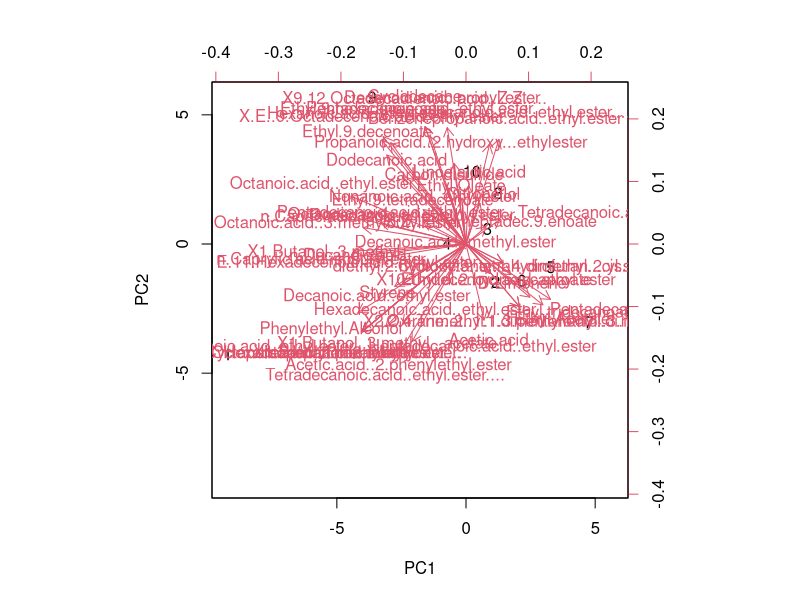
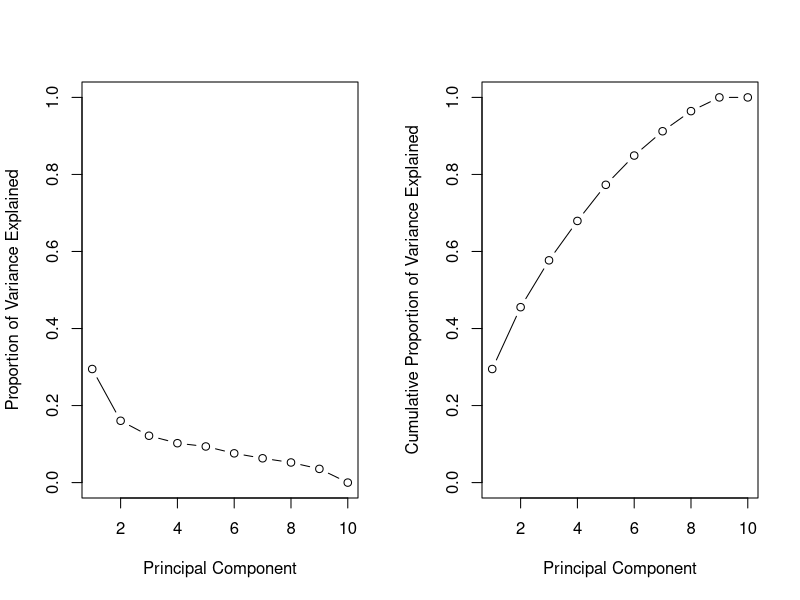
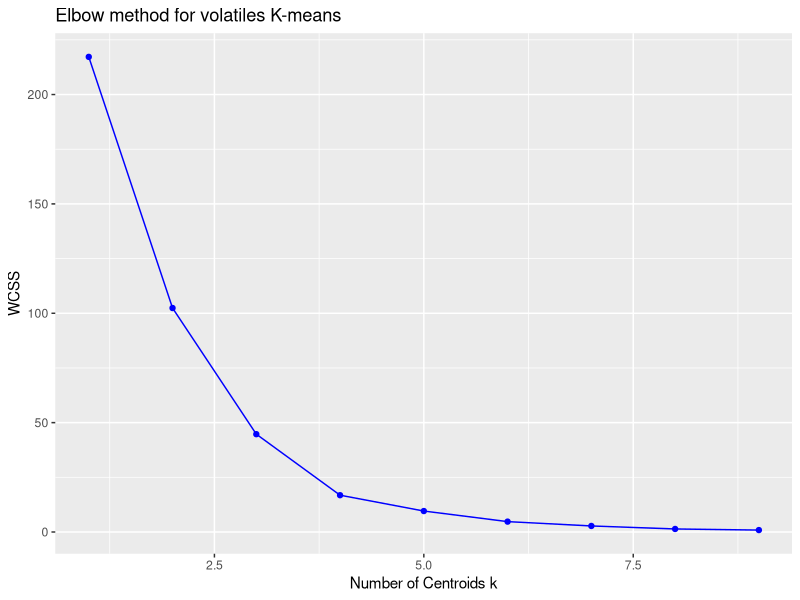
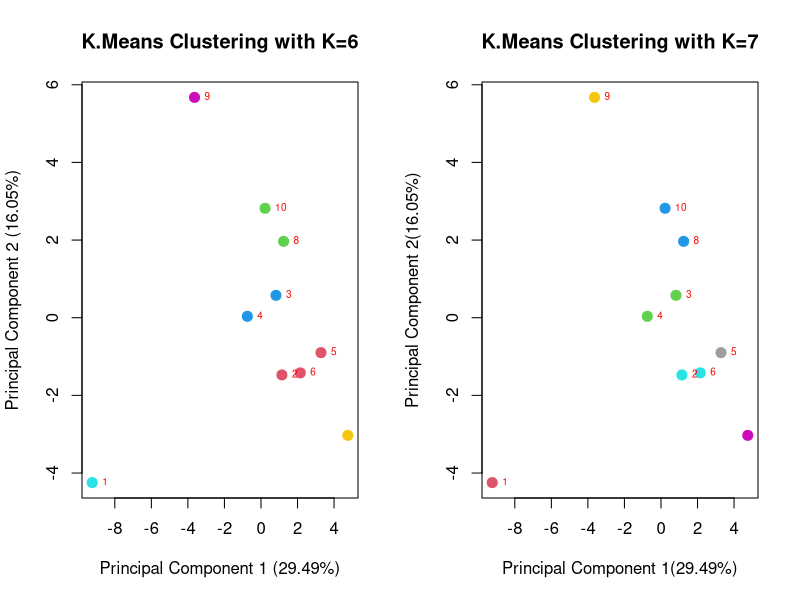

Here is the R script that generated these plots, in order:
#_______Volátiles con áreas post filtro de 100 millones para pulque joven_____________________#
setwd("C:/Users/VT/Documents/UAQ/Proyecto de investigación/Tesis/Construcción del proyecto/Construcción tesis/Resultados/Cromatografía/Segundo acercamiento de volátiles/Heatmap & PCA with 100 mill tsh")


vol100=read.csv("IX. Areas post filtrado con umbral de 100 mill.csv")
#vol100

estacion=row.names(vol100)
estacion
#Which latin number associates with which sampling region is specified on
#C:/Users/VT/Documents/UAQ/Proyecto de investigación/Tesis/Construcción del proyecto/Construcción tesis/Resultados/Cromatografía/Segundo acercamiento de volátiles/Heatmap & PCA with 100 mill tsh
#in "Relacion de muestreos con numeros latinos asignados en R.xlsx" In this case,
#1=4.1, 2=4.2, 3=1.1, 4=1.2, 5=2.1, 6=2.2, 7=3.1, 8=3.2, 9=5.1 and 10=5.2. Further details
#available at the cited article or GitHub information.

#We can easily visualize the name of each X sampling region.

names(vol100)
#to see the head of the data set columns. We are analyzing 53 features or variables.

apply(vol100, 2, mean)
#apply allows us to apply a certain function (mean in this case); 1 will be used
#if we are trying to compute the mean of the rows and 2 for computing the mean of the columns.
##WATCH OUT: the means are vastly different=WE NEED MEAN ZERO AND VARIANCE 1 TO 
#PROCEED WITH PCA

apply(vol100, 2, var)
#Let´s check out the variance of each feature/variable. 
#They vary greatly too.

#Now is important to clarify that the units are not different among the
#features/factors/variables studied in this case.

#However, first, we need to scale; if not, most of the principal components
#would be driven by the features with the greatest mean and variance.

#Let´s standardize by adjusting mean zero and standard deviation 1 with the following command:

pr.out=prcomp(vol100, scale=TRUE)
#Now the variables have mean zero by the prcomp comand and standard deviation (S.D.) 
#1 with scale=TRUE.

names(pr.out)
#center and scale refer to the means and S.D. of the variables used for scaling prior
#to PCA .

#The rotation matrix provides the PCA loadings, each column contains the corresponding 
#principal component loading vector.

#The X refers to the principal component score vectors.

pr.out$center

pr.out$scale

pr.out$rotation

#We got multiple PCs (10), which is expected as there will be min(n-1,p) principal components for
#observations (n) and features (p).

#In this case, it is partially possible to define which compounds mostly drive the first
#two PCs. We describe the compounds with the greatest influence on each component
#and in parenthesis its loading vector and its sign.

#PC1: propanol 2-methyl (-0.208), butanol 3-methyl(-0,22), octanoic acid ethyl ester (-0.23),
#ispentyl hexanoate (-0.21), n-caprylic acid siobutyl ester (-0.23), octanoic acid 3-methyl butyl ester (-0,20),
#phenylethyl alcohol (-0.22), octanoic acid (-0.20), hexadecanoic acid ethyl ester (-0.21), 
#octanoic acid 2-phenylethyl ester (-0.21), cyclopentadecanone 2-hydroxy (-0.21)

#PC2:  octadecandienoic acid (0.23), ehtyl 9-hexadecenoate (0.21), heptadecanoic acid
#ethyl ester (0.21), octadecenoic acid ethyl ester (0.20), pentadecanoic acid ethyl ester (0.21),
#tetradecanoic acid ethyl ester (-0.21), benzenepropanoic acid ethyl ester (0.20), acetic acid 2-phenyl ester (-0.19),
#cyclodecane (0.23), decanoic acid propyl ester (0.23), hexanoic acid ethyl ester (0.21).



#Let's check now if only two PCs suffice to explain at least 50% of the 
#original variability of the data. *Spoiler alert*: they don't, but they get pretty 
#close...

#Let´s plot the first two Principal Components (PC):

biplot(pr.out, scale=0)
#scale=0 ensures the arrows are scaled to represent the loadings.
#We can change the sign of the PCs without any relevant consequence, but let's not
#do it for now...

#pr.out$rotation=-pr.out$rotation
#pr.out$x=-pr.out$x
#biplot(pr.out, scale=0)

#The prcomp function also gives us the S.D. of each P.C., being those:

pr.out$sdev

#The variance explained by each P.C. is obtained by squaring:

pr.var=pr.out$sdev^2
pr.var

#Now, the proportion of variance explained by each P.C. is obtained after dividing
#the variance explained by each P.C. by the total variance explained by the X number of
#P.C.s:

pve=pr.var/sum(pr.var)
pve

#Then, the 1st P.C. explains 29.49% of the variance in the data, the 2nd the 16.05% and so forth.

#Finally, we can plot the PVE explained by each P.C., as well as the cumulative PVE:

par(mfrow=c(1,2))
plot(pve, xlab="Principal Component", ylab="Proportion of Variance Explained", ylim=c(0,1), type="b")
plot(cumsum(pve), xlab="Principal Component", ylab="Cumulative Proportion of Variance Explained", ylim=c(0,1), type="b")
#cumsum computes the cumulative sum of the elements of a numeric vector. E.g. a=c(1,2,8,-3)
#cumsum(a)=1 3 11 8


#Returning to our analysis, above we have our scree plot to figure out the optimal number of
#P.C.s we'll require.In this case, two may suffice (they both explain 45.54 % of the variance in data).

##########CLUSTERING BY K-MEANS ############

library(ggplot2)

clvol100mill=pr.out$x[,1:2]
#We select the first two score vectors of each of the two main Principal
#Components!! Then, we can proceed with k-means clustering!!!

clvol100mill

set.seed(19)
wcss <- vector()
for(i in 1:9){
  wcss[i] <- sum(kmeans(clvol100mill, i)$withinss)
}

wcss

ggplot() + geom_point(aes(x = 1:9, y = wcss), color = 'blue') + 
  geom_line(aes(x = 1:9, y = wcss), color = 'blue') + 
  ggtitle("Elbow method for volatiles K-means") + 
  xlab('Number of Centroids k') + 
  ylab('WCSS')

#We´d need to use 6 or 7 centroids...

#It means that only a certain amount of samples group together, meaning
#most of the sampled pulque's aroma is unique. Curious enough, the number of centroids
#doesn't match the number of them found analyzing physical and microbiological parameters!!
#(5 centroids with WCSS=3.51 were found over that analysis) :O..

set.seed(20)
km.out=kmeans(clvol100mill, 6, iter.max=1000, nstart=50)
#Here, we specify to work with only 6 clusters. It is suggested to use nstar=20 or 50, and 
##iter.max refers to the maximum iterations to apply to the algorithm and 
#nstart to the amount of centroid groups that are being employed internally or
#multiple initial cluster assignments (20 or 50).
#The last consideration will allow us to find a global optimum, rather than a local one,
#measured in the reduction of within cluster sumed squares, as the nstart value increases.

km.out$cluster
#Here we check the assignments of the n observations. We see how the data is sepa-
#rated into distinctive groups (as expected).

km.out
#We can see the sumary of the clustering run...

km.out$tot.withinss

#Now, we can plot our results...

plot(clvol100mill, col=(km.out$cluster +1), main="K.Means Clustering with K=6", xlab="Principal Component 1 (29.49%)", ylab="Principal Component 2 (16.05%)", pch=20, cex=2)

#Let´s try to incorporate labels to the clustering plot:

text(clvol100mill, row.names(vol100), cex=0.6, pos=4, col="red")


#Let´s try 7 clusters...

set.seed(21)
km.out=kmeans(clvol100mill, 7, iter.max=1000, nstart=50)
#Here, we specify to work with only 10 clusters. It is suggested to use nstar=20 or 50, and 
##iter.max refers tot the maximum iterations to apply to the algorithm and 
#nstart to the amount of centroid groups that are being employed internally or
#multiple initial cluster assignments (20 or 50).
#The last consideration will allow us to find a global optimum, rather than a local one,
#measured in the reduction of within cluster sumed squares as the nstart value increases.

km.out$cluster
#Here we check the assignments of the n observations. We see how the data is sepa-
#rated into distinctive groups (as expected).

km.out
#We can see the sumary of the clustering run...

km.out$tot.withinss

#Now, we can plot our results...

plot(clvol100mill, col=(km.out$cluster +1), main="K.Means Clustering with K=7", xlab="Principal Component 1(29.49%)", ylab="Principal Component 2(16.05%)", pch=20, cex=2)

text(clvol100mill, row.names(vol100), cex=0.6, pos=4, col="red")

#Based on the Elbow method, the difference on the wcss
#between 6 or 7 clusters is 1.98. Therefore, 
#6 clusters could already describe/group the data properly, considering also the 
#sampling findings.

#_#_#_#_#_____________________#######_____________________________#_#_#_#_#